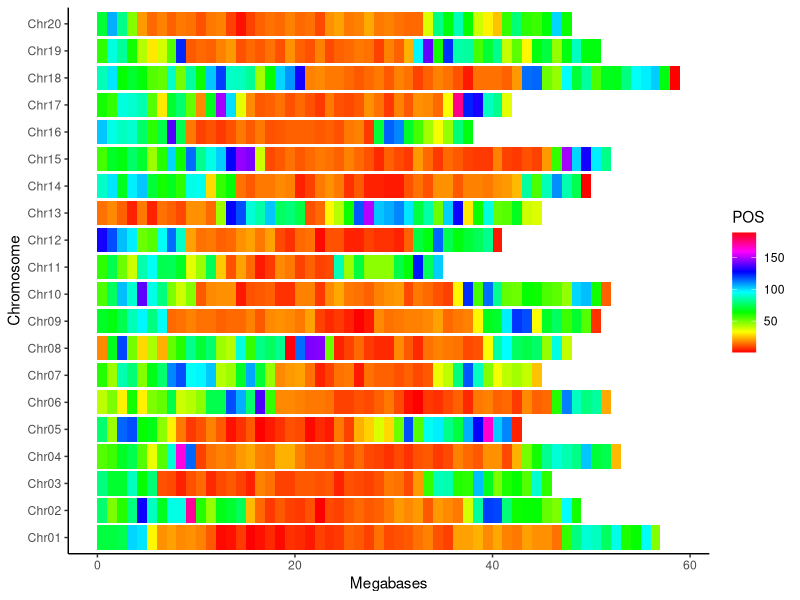

This chart was generated by the following R code:
getwd()
setwd('C:/Users/gellima/Desktop/Springboard_DScience/CAPSTONE_3/Soybase/SNP Density Plot')

## Seyi's edit
library(dplyr)
library(reshape2)
library(ggplot2)
##Data with only chromosomes
snps = read.csv("SNPS_CHR.csv", header = T)
unique(snps$CHROM)
max(snps$POS)
head(snps)
snps$CHROM = as.factor(snps$CHROM)

##Creating data to count number of snps for each group
snps = snps%>% mutate(vals = case_when(0 < POS & POS< 1000000 ~ 1,
                                       1000001 < POS & POS < 2000000 ~ 2,
                                       2000001 < POS & POS < 3000000 ~ 3,
                                       3000001 < POS & POS < 4000000 ~ 4,
                                       4000001 < POS & POS < 5000000 ~ 5,
                                       5000001 < POS & POS < 6000000 ~ 6,
                                       6000001 < POS & POS < 7000000 ~ 7,
                                       7000001 < POS & POS < 8000000 ~ 8,
                                       8000001 < POS & POS < 9000000 ~ 9,
                                       9000001 < POS & POS < 10000000 ~ 10,
                                       10000001 < POS & POS < 11000000 ~ 11,
                                       11000001 < POS & POS < 12000000 ~ 12,
                                       12000001 < POS & POS < 13000000 ~ 13,
                                       13000001 < POS & POS < 14000000 ~ 14,
                                       14000001 < POS & POS < 15000000 ~ 15,
                                       15000001 < POS & POS < 16000000 ~ 16,
                                       16000001 < POS & POS < 17000000 ~ 17,
                                       17000001 < POS & POS < 18000000 ~ 18,
                                       18000001 < POS & POS < 19000000 ~ 19,
                                       19000001 < POS & POS < 20000000 ~ 20,
                                       20000001 < POS & POS < 21000000 ~ 21,
                                       21000001 < POS & POS < 22000000 ~ 22,
                                       22000001 < POS & POS < 23000000 ~ 23,
                                       23000001 < POS & POS < 24000000 ~ 24,
                                       24000001 < POS & POS < 25000000 ~ 25,
                                       25000001 < POS & POS < 26000000 ~ 26,
                                       26000001 < POS & POS < 27000000 ~ 27,
                                       27000001 < POS & POS < 28000000 ~ 28,
                                       28000001 < POS & POS < 29000000 ~ 29,
                                       29000001 < POS & POS < 30000000 ~ 30,
                                       30000001 < POS & POS < 31000000 ~ 31,
                                       31000001 < POS & POS < 32000000 ~ 32,
                                       32000001 < POS & POS < 33000000 ~ 33,
                                       33000001 < POS & POS < 34000000 ~ 34,
                                       34000001 < POS & POS < 35000000 ~ 35,
                                       35000001 < POS & POS < 36000000 ~ 36,
                                       36000001 < POS & POS < 37000000 ~ 37,
                                       37000001 < POS & POS < 38000000 ~ 38,
                                       38000001 < POS & POS < 39000000 ~ 39,
                                       39000001 < POS & POS < 40000000 ~ 40,
                                       40000001 < POS & POS < 41000000 ~ 41,
                                       41000001 < POS & POS < 42000000 ~ 42,
                                       42000001 < POS & POS < 43000000 ~ 43,
                                       43000001 < POS & POS < 44000000 ~ 44,
                                       44000001 < POS & POS < 45000000 ~ 45,
                                       45000001 < POS & POS < 46000000 ~ 46,
                                       46000001 < POS & POS < 47000000 ~ 47,
                                       47000001 < POS & POS < 48000000 ~ 48,
                                       48000001 < POS & POS < 49000000 ~ 49,
                                       49000001 < POS & POS < 50000000 ~ 50,
                                       50000001 < POS & POS < 51000000 ~ 51,
                                       51000001 < POS & POS < 52000000 ~ 52,
                                       52000001 < POS & POS < 53000000 ~ 53,
                                       53000001 < POS & POS < 54000000 ~ 54,
                                       54000001 < POS & POS < 55000000 ~ 55,
                                       55000001 < POS & POS < 56000000 ~ 56,
                                       56000001 < POS & POS < 57000000 ~ 57,
                                       57000001 < POS & POS < 58000000 ~ 58,
                                       58000001 < POS & POS < 59000000 ~ 59,
                                       59000001 < POS & POS < 60000000 ~ 60))

head(snps)

##Counting the number of snps in each group
snps_1 = snps %>%  count(CHROM, vals)
unique(snps_1$CHROM)
colnames(snps_1) = c("CHR", "Megabase", "POS")
head(snps_1)


##Plot of the snps
P = ggplot(snps_1, aes(x = CHR, y =1 , fill = POS)) +
  geom_bar(stat = "identity") +
  scale_fill_gradientn(colours=rainbow(100)) +
  labs(y = "Megabases", x = "Chromosome")+
  theme_classic()
P + coord_flip()



